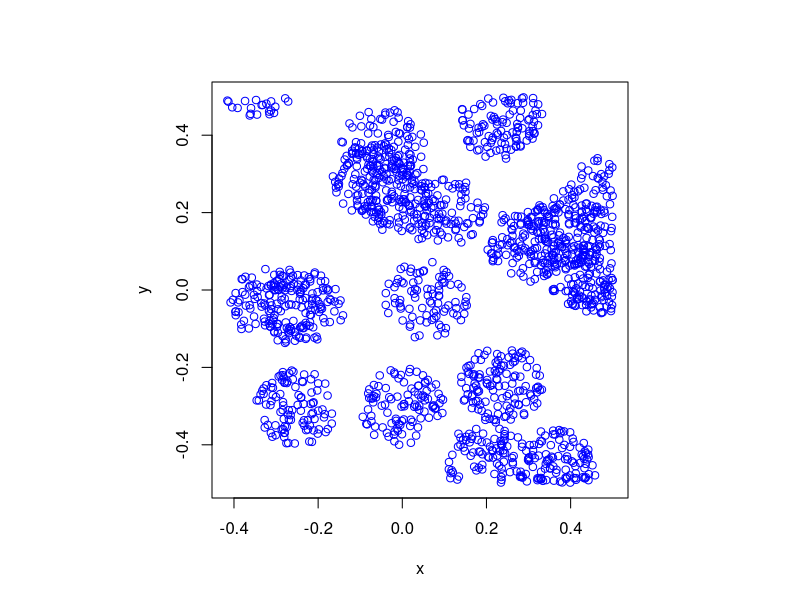

Write the R code that produced this figure. (Note: this script raises an error after producing the figure.)
#Simulate a Matern cluster point process on a rectangle.
#Author: H. Paul Keeler, 2018.

#Simulation window parameters
xMin=-.5;
xMax=.5;
yMin=-.5;
yMax=.5;

#Parameters for the parent and daughter point processes
lambdaParent=10;#density of parent Poisson point process
lambdaDaughter=100;#mean number of points in each cluster
radiusCluster=0.1;#radius of cluster disk (for daughter points)

#Extended simulation windows parameters
rExt=radiusCluster; #extension parameter -- use cluster radius
xMinExt=xMin-rExt;
xMaxExt=xMax+rExt;
yMinExt=yMin-rExt;
yMaxExt=yMax+rExt;
#rectangle dimensions
xDeltaExt=xMaxExt-xMinExt;
yDeltaExt=yMaxExt-yMinExt;
areaTotalExt=xDeltaExt*yDeltaExt; #area of extended rectangle

#Simulate Poisson point process for the parents
numbPointsParent=rpois(1,areaTotalExt*lambdaParent);#Poisson number of points
#x and y coordinates of Poisson points for the parent
xxParent=xMinExt+xDeltaExt*runif(numbPointsParent);
yyParent=yMinExt+yDeltaExt*runif(numbPointsParent);

#Simulate Poisson point process for the daughters (ie final poiint process)
numbPointsDaughter=rpois(numbPointsParent,lambdaDaughter); 
numbPoints=sum(numbPointsDaughter); #total number of points

#Generate the (relative) locations in polar coordinates by 
#simulating independent variables.
theta=2*pi*runif(numbPoints); #angular coordinates 
rho=radiusCluster*sqrt(runif(numbPoints)); #radial coordinates 

#Convert from polar to Cartesian coordinates
xx0=rho*cos(theta);
yy0=rho*sin(theta);

#replicate parent points (ie centres of disks/clusters)
xx=rep(xxParent,numbPointsDaughter);
yy=rep(yyParent,numbPointsDaughter);

#translate points (ie parents points are the centres of cluster disks)
xx=xx+xx0;
yy=yy+yy0;

#thin points if outside the simulation window
booleInside=((xx>=xMin)&(xx<=xMax)&(yy>=yMin)&(yy<=yMax));
#retain points inside simulation window
xx=xx[booleInside]; 
yy=yy[booleInside]; 

#Plotting
par(pty="s")
plot(xx,yy,'p',xlab='x',ylab='y',col='blue');

library(spatstat);
#Simulate and plot (in one line) Matern cluster point process 
plot(rMatClust(lambdaParent,radiusCluster,lambdaDaughter,c(xMin,xMax,yMin,yMax)));
